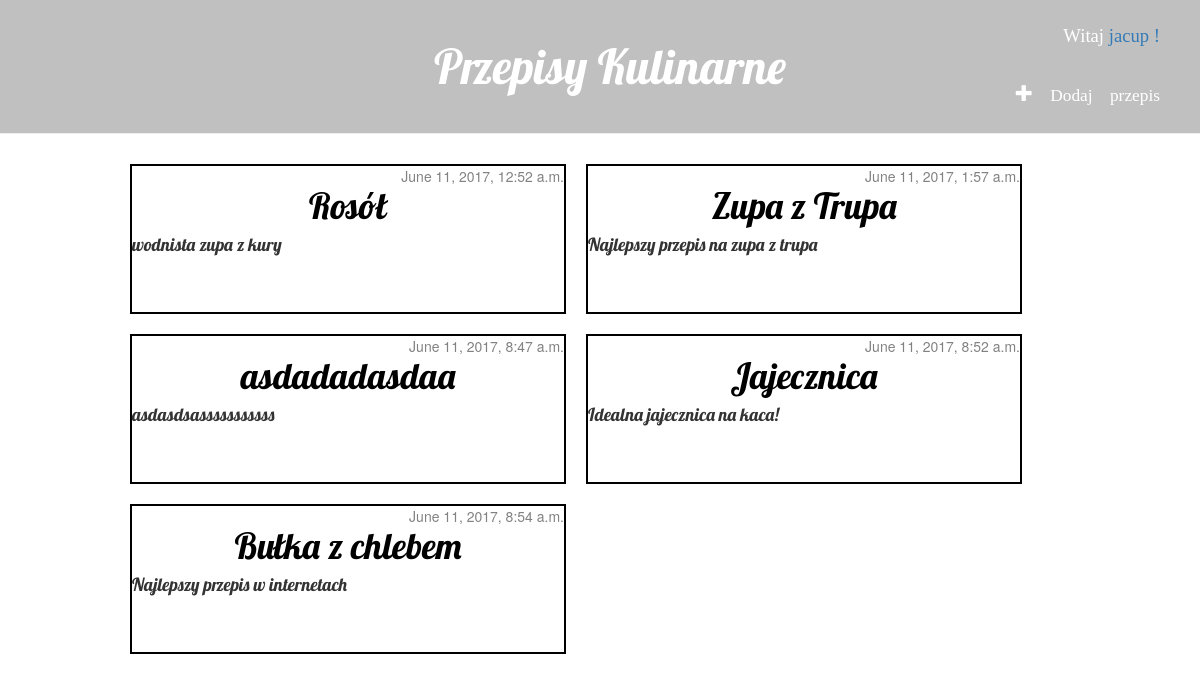
The app's page / (signed in) with its own data.
### homework/models.py (models this page shows, shortened)
class Post(models.Model):
    author = models.ForeignKey('auth.User')
    title = models.CharField(max_length=100)
    desc = models.TextField(max_length=200)
    text = models.TextField()
    published_date = models.DateTimeField(
            default=timezone.now)

### homework/views.py (the view)
# urls.py: url(r'^$', views.post_list, name='post_list'),
def post_list(request):
    posts = Post.objects.filter(published_date__lte=timezone.now()).order_by('published_date')
    return render(request, 'homework/post_list.html', {'posts': posts})

### homework/templates/homework/post_list.html
{% extends 'homework/base.html' %}
{% block content %}
    {% for post in posts %}
        <div class="post">
            <div class="date">
                {{ post.published_date }}
            </div>
        <h1><center><a href="{% url 'post_detail' pk=post.pk %}">{{ post.title }}</a></center></h1>
            <div class="post.desc">
                <h4>{{ post.desc|linebreaksbr }}</h4>
            </div>
        </div>
    {% endfor %}
{% endblock content %}

### homework/templates/homework/base.html (shortened to what this page needs)
{% load staticfiles %}
<html>
    <head>
        <link rel="stylesheet" href="//maxcdn.bootstrapcdn.com/bootstrap/3.2.0/css/bootstrap.min.css">
        <link rel="stylesheet" href="//maxcdn.bootstrapcdn.com/bootstrap/3.2.0/css/bootstrap-theme.min.css">
        <link rel="stylesheet" href="{% static 'css/blog.css' %}">
    </head>
<body>
    <div class="page-header">
        <h1><a href="/">Przepisy Kulinarne</a></h1>
        {% if user.is_authenticated %}
        <div class="top-right-menu">
             Witaj <a href='/admin'> {{user}} ! </a></div>
            <h3><a href="{% url 'post_new' %}" class="top-menu"><span class="glyphicon glyphicon-plus"> Dodaj przepis</span></a> </h3>
        {% else %}
        <div class="top-right-menu">
            <a href="/admin"> Zaloguj się. </a>
        </div>
        {% endif %}
    </div>
    <div class="content container">
        <div class="row">
                {% block content %}
                {% endblock %}
            </div>
        </div>
</body>
</html>

### static/css/blog.css (style rules this page uses)
.page-header { background-color: #C0C0C0; margin-top: 0; text-align: center; padding: 20px 20px 20px 40px; }
.page-header h1, .page-header h1 a, .page-header h1 a:visited, .page-header h1 a:active { color: #ffffff; font-size: 36pt; text-decoration: none; }
.content { margin: 0 auto; width: 960px; overflow: hidden; }
h1, h2, h3, h4 { font-family: 'Lobster', cursive; }
.date { float: right; color: #828282; }
.top-menu, .top-menu:hover, .top-menu:visited { color: #ffffff; float: right; font-size: 13pt; margin-right: 20px; margin-top: -30px; font-family: 'Lobster', cursive; }
.post { float: left; margin: 10px; width: 436px; height: 150px; border: 2px solid black; }
.post h1 a, .post h1 a:visited { color: #000000; }
.top-right-menu { color: #ffffff; float: right; font-size: 14pt; margin-right: 20px; margin-top: -80px; font-family: cursive; }

### records on screen
Post: published_date "June 11, 2017, 12:52 a.m.", title "Rosół", desc "wodnista zupa z kury"
Post: published_date "June 11, 2017, 1:57 a.m.", title "Zupa z Trupa", desc "Najlepszy przepis na zupa z trupa"
Post: published_date "June 11, 2017, 8:47 a.m.", title "asdadadasdaa", desc "asdasdsasssssssssss"
Post: published_date "June 11, 2017, 8:52 a.m.", title "Jajecznica", desc "Idealna jajecznica na kaca!"
Post: published_date "June 11, 2017, 8:54 a.m.", title "Bułka z chlebem", desc "Najlepszy przepis w internetach"

### other values on screen
{{ user }} "jacup"
